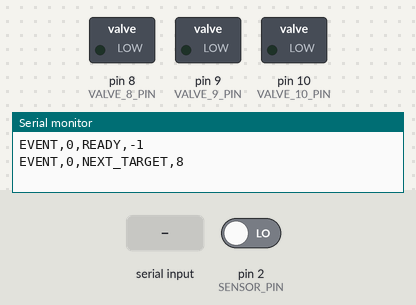
Simulated run of this sketch. Board: Arduino Uno, built with avr-gcc and run on an emulated ATmega328P. Parts: switched loads named in the sketch (green lamp = pin HIGH), the last lines printed to the serial monitor. Inputs (shaded band) come from the test bench; at power-on: pin 2 (SENSOR_PIN) LOW.

Above: at 1.2 s.
1.3 s: "8" received over Serial
At 2.5 s:
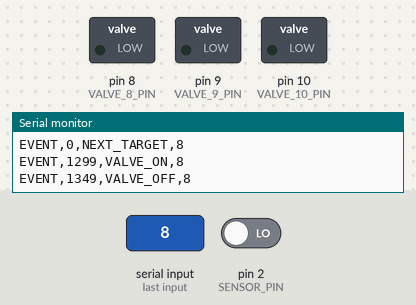
2.8 s: byte 57 ('9') received over Serial
At 3.8 s:
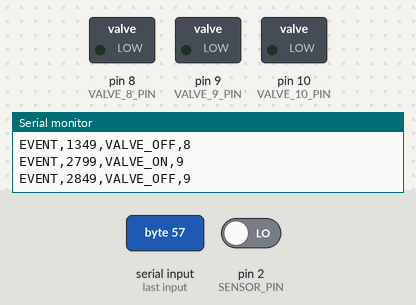
4.3 s: byte 116 ('t') received over Serial
At 5.0 s:
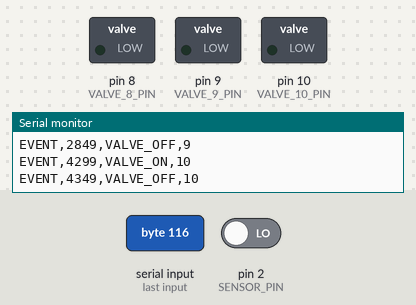
Timing chart, 0 to 7.3 s (numbered marks = the images above; inputs shaded):
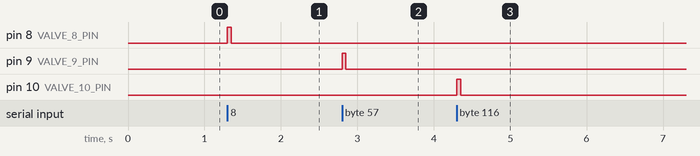

Measured:
- after the input at 1.3 s, pin 8 (VALVE_8_PIN): LOW → HIGH at once, → LOW 0.05 s later
- after the input at 2.8 s, pin 9 (VALVE_9_PIN): LOW → HIGH at once, → LOW 0.05 s later
- after the input at 4.3 s, pin 10 (VALVE_10_PIN): LOW → HIGH at once, → LOW 0.05 s later

The sketch:

three-rewards-one-IR.ino
```cpp
// three-rewards.ino
//
// IR-gated three-valve reward controller.
//
// Behavior:
//   - Python sends 'a' when the space bar is pressed.
//   - Arduino becomes ARMED for the current next target.
//   - The next new IR beam break triggers exactly one 50 ms valve pulse.
//   - After that pulse starts, Arduino suppresses further rewards until re-armed.
//   - Reward sequence: DIG8 -> DIG9 -> DIG10 -> DIG9 -> DIG8 -> ...
//   - Python can overwrite the next target with L/C/R keys.
//
// Serial commands from Python:
//   'a' or 'A' : arm next IR-triggered reward
//   '0'        : disarm and force all valves off
//   'l' or 'L' : set next target to DIG8
//   'c' or 'C' : set next target to DIG9
//   'r' or 'R' : set next target to DIG10
//
// Backward-compatible direct pulse commands:
//   '8' : pulse DIG8 immediately
//   '9' : pulse DIG9 immediately
//   't' : pulse DIG10 immediately

const byte SENSOR_PIN = 2;

const byte VALVE_8_PIN = 8;
const byte VALVE_9_PIN = 9;
const byte VALVE_10_PIN = 10;

const byte VALVE_PINS[] = {VALVE_8_PIN, VALVE_9_PIN, VALVE_10_PIN};
const byte NUM_VALVES = sizeof(VALVE_PINS) / sizeof(VALVE_PINS[0]);

// Change this to LOW if your IR sensor reports LOW when the beam is blocked.
const byte BLOCKED_STATE = HIGH;

const unsigned long PULSE_MS = 50;

// Repeating target sequence:
// DIG8 -> DIG9 -> DIG10 -> DIG9 -> DIG8 -> ...
const byte REWARD_SEQUENCE[] = {VALVE_8_PIN, VALVE_9_PIN, VALVE_10_PIN, VALVE_9_PIN};
const byte REWARD_SEQUENCE_LEN = sizeof(REWARD_SEQUENCE) / sizeof(REWARD_SEQUENCE[0]);

byte sequenceIndex = 0;
bool armed = false;
bool previousBlocked = false;

bool valveActive[NUM_VALVES] = {false, false, false};
unsigned long valveStartTime[NUM_VALVES] = {0, 0, 0};

bool isBeamBlocked() {
  return digitalRead(SENSOR_PIN) == BLOCKED_STATE;
}

void logEvent(const char* eventName, int pinNumber) {
  Serial.print("EVENT,");
  Serial.print(millis());
  Serial.print(",");
  Serial.print(eventName);
  Serial.print(",");
  Serial.println(pinNumber);
}

int valveIndexForPin(byte pinNumber) {
  for (byte i = 0; i < NUM_VALVES; i++) {
    if (VALVE_PINS[i] == pinNumber) {
      return i;
    }
  }
  return -1;
}

byte currentTargetPin() {
  return REWARD_SEQUENCE[sequenceIndex];
}

void advanceSequence() {
  sequenceIndex = (sequenceIndex + 1) % REWARD_SEQUENCE_LEN;
  logEvent("NEXT_TARGET", currentTargetPin());
}

void setNextTarget(byte pinNumber) {
  if (pinNumber == VALVE_8_PIN) {
    sequenceIndex = 0;
  } else if (pinNumber == VALVE_9_PIN) {
    // Chooses the first DIG9 in the sequence, so after this reward the next is DIG10.
    sequenceIndex = 1;
  } else if (pinNumber == VALVE_10_PIN) {
    sequenceIndex = 2;
  } else {
    return;
  }

  logEvent("NEXT_TARGET_SET", currentTargetPin());
}

void pulseValve(byte pinNumber, unsigned long now) {
  int index = valveIndexForPin(pinNumber);
  if (index < 0) {
    return;
  }

  digitalWrite(pinNumber, HIGH);
  valveActive[index] = true;
  valveStartTime[index] = now;

  logEvent("VALVE_ON", pinNumber);
}

void stopAllValves() {
  for (byte i = 0; i < NUM_VALVES; i++) {
    if (valveActive[i]) {
      logEvent("VALVE_OFF", VALVE_PINS[i]);
    }

    digitalWrite(VALVE_PINS[i], LOW);
    valveActive[i] = false;
  }
}

void handleSerialCommands(bool blockedNow, unsigned long now) {
  while (Serial.available() > 0) {
    char command = Serial.read();

    if (command == 'a' || command == 'A') {
      armed = true;

      // Require a NEW beam break after arming.
      // If the beam is already blocked when space is pressed, no reward is delivered
      // until the beam clears and is blocked again.
      previousBlocked = blockedNow;

      logEvent("ARMED", currentTargetPin());
    } else if (command == '0') {
      armed = false;
      stopAllValves();
      logEvent("DISARMED", -1);
    } else if (command == 'l' || command == 'L') {
      setNextTarget(VALVE_8_PIN);
    } else if (command == 'c' || command == 'C') {
      setNextTarget(VALVE_9_PIN);
    } else if (command == 'r' || command == 'R') {
      setNextTarget(VALVE_10_PIN);
    } else if (command == '8') {
      pulseValve(VALVE_8_PIN, now);
    } else if (command == '9') {
      pulseValve(VALVE_9_PIN, now);
    } else if (command == 't' || command == 'T') {
      pulseValve(VALVE_10_PIN, now);
    }
  }
}

void updateValves(unsigned long now) {
  for (byte i = 0; i < NUM_VALVES; i++) {
    if (valveActive[i] && now - valveStartTime[i] >= PULSE_MS) {
      digitalWrite(VALVE_PINS[i], LOW);
      valveActive[i] = false;
      logEvent("VALVE_OFF", VALVE_PINS[i]);
    }
  }
}

void setup() {
  Serial.begin(115200);

  pinMode(SENSOR_PIN, INPUT);

  for (byte i = 0; i < NUM_VALVES; i++) {
    pinMode(VALVE_PINS[i], OUTPUT);
    digitalWrite(VALVE_PINS[i], LOW);
  }

  previousBlocked = isBeamBlocked();

  logEvent("READY", -1);
  logEvent("NEXT_TARGET", currentTargetPin());
}

void loop() {
  unsigned long now = millis();
  bool blocked = isBeamBlocked();

  handleSerialCommands(blocked, now);

  bool newBeamBreak = blocked && !previousBlocked;

  // Log every new IR activation, even if rewards are currently suppressed.
  if (newBeamBreak) {
    logEvent("IR_TRIGGER", SENSOR_PIN);
  }

  // If armed, exactly one new beam break gives one reward.
  if (armed && newBeamBreak) {
    byte targetPin = currentTargetPin();

    pulseValve(targetPin, now);

    // Suppress further rewards until space is pressed again.
    armed = false;
    logEvent("DISARMED_AFTER_REWARD", -1);

    // Advance only after an actual rewarded valve activation.
    advanceSequence();
  }

  updateValves(now);

  previousBlocked = blocked;
}
```
